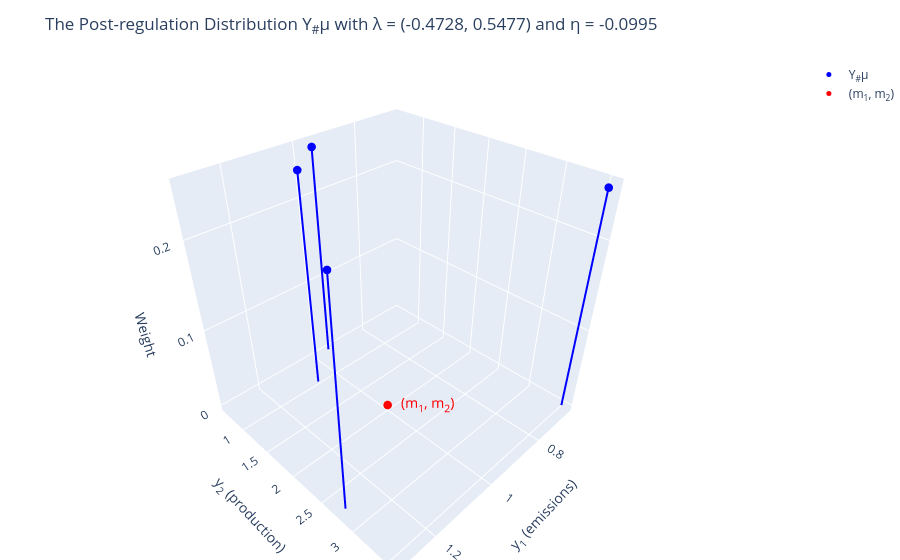

Notebook source saved alongside this figure:
### Code cell
plot_atomic_measure_3d(nu, mean = mean, params = optimal_params_attain, variable = 'y').write_html('postreg.html')
plot_atomic_measure_3d(nu, mean = mean, params = optimal_params_attain, variable = 'y')

### Figure 1 — Plotly figure (JSON) as saved in the notebook; plotly's stock layout.template omitted (floating-point values rounded to 4 significant figures)
{"data": [{"marker": {"color": "blue", "size": 5}, "mode": "markers", "name": "Y<sub>&#35;</sub>&#956;", "type": "scatter3d", "x": [1.302, 0.9594, 0.6648, 1.074], "y": [2.788, 0.6249, 3.54, 1.048], "z": [0.25, 0.25, 0.25, 0.25]}, {"line": {"color": "blue", "width": 4}, "mode": "lines", "showlegend": false, "type": "scatter3d", "x": [1.302, 1.302], "y": [2.788, 2.788], "z": [0, 0.25]}, {"line": {"color": "blue", "width": 4}, "mode": "lines", "showlegend": false, "type": "scatter3d", "x": [0.9594, 0.9594], "y": [0.6249, 0.6249], "z": [0, 0.25]}, {"line": {"color": "blue", "width": 4}, "mode": "lines", "showlegend": false, "type": "scatter3d", "x": [0.6648, 0.6648], "y": [3.54, 3.54], "z": [0, 0.25]}, {"line": {"color": "blue", "width": 4}, "mode": "lines", "showlegend": false, "type": "scatter3d", "x": [1.074, 1.074], "y": [1.048, 1.048], "z": [0, 0.25]}, {"marker": {"color": "red", "size": 5}, "mode": "markers+text", "name": "(m<sub>1</sub>, m<sub>2</sub>)", "text": ["(m<sub>1</sub>, m<sub>2</sub>)"], "textfont": {"color": "red", "size": 14}, "textposition": "middle right", "type": "scatter3d", "x": [1], "y": [2], "z": [0]}], "layout": {"margin": {"b": 0, "l": 0, "r": 0, "t": 60}, "scene": {"xaxis": {"title": {"text": "y<sub>1</sub> (emissions)"}}, "yaxis": {"title": {"text": "y<sub>2</sub> (production)"}}, "zaxis": {"title": {"text": "Weight"}}}, "showlegend": true, "title": {"text": "The Post-regulation Distribution Y<sub>&#35;</sub>&#956; with &#955; = (-0.4728, 0.5477) and &#951; = -0.0995"}}}
